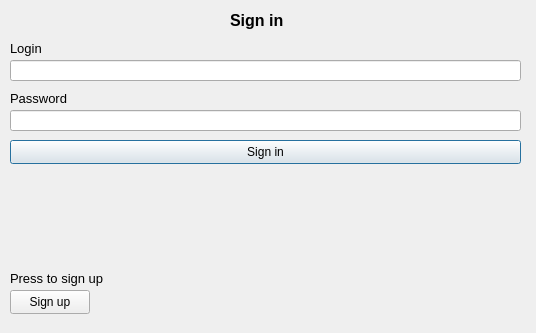
<?xml version="1.0" encoding="UTF-8"?>
<ui version="4.0">
 <class>SignIn</class>
 <widget class="QDialog" name="SignIn">
  <property name="geometry">
   <rect>
    <x>0</x>
    <y>0</y>
    <width>536</width>
    <height>333</height>
   </rect>
  </property>
  <property name="windowTitle">
   <string>Dialog</string>
  </property>
  <widget class="QLabel" name="TitleLabel">
   <property name="geometry">
    <rect>
     <x>230</x>
     <y>10</y>
     <width>61</width>
     <height>21</height>
    </rect>
   </property>
   <property name="font">
    <font>
     <pointsize>12</pointsize>
     <bold>true</bold>
    </font>
   </property>
   <property name="text">
    <string>Sign in</string>
   </property>
  </widget>
  <widget class="QLabel" name="LoginLabel">
   <property name="geometry">
    <rect>
     <x>10</x>
     <y>40</y>
     <width>41</width>
     <height>16</height>
    </rect>
   </property>
   <property name="font">
    <font>
     <pointsize>10</pointsize>
    </font>
   </property>
   <property name="text">
    <string>Login</string>
   </property>
  </widget>
  <widget class="QLineEdit" name="LoginLineEdit">
   <property name="geometry">
    <rect>
     <x>10</x>
     <y>60</y>
     <width>511</width>
     <height>21</height>
    </rect>
   </property>
  </widget>
  <widget class="QLabel" name="PasswordLabel">
   <property name="geometry">
    <rect>
     <x>10</x>
     <y>90</y>
     <width>61</width>
     <height>16</height>
    </rect>
   </property>
   <property name="font">
    <font>
     <pointsize>10</pointsize>
    </font>
   </property>
   <property name="text">
    <string>Password</string>
   </property>
  </widget>
  <widget class="QLineEdit" name="PasswordLineEdit">
   <property name="geometry">
    <rect>
     <x>10</x>
     <y>110</y>
     <width>511</width>
     <height>21</height>
    </rect>
   </property>
   <property name="echoMode">
    <enum>QLineEdit::Password</enum>
   </property>
  </widget>
  <widget class="QPushButton" name="SignInButton">
   <property name="geometry">
    <rect>
     <x>10</x>
     <y>140</y>
     <width>511</width>
     <height>24</height>
    </rect>
   </property>
   <property name="text">
    <string>Sign in</string>
   </property>
  </widget>
  <widget class="QPushButton" name="SignUpButton">
   <property name="geometry">
    <rect>
     <x>10</x>
     <y>290</y>
     <width>80</width>
     <height>24</height>
    </rect>
   </property>
   <property name="text">
    <string>Sign up</string>
   </property>
  </widget>
  <widget class="QLabel" name="SignUpLabel">
   <property name="geometry">
    <rect>
     <x>10</x>
     <y>270</y>
     <width>101</width>
     <height>16</height>
    </rect>
   </property>
   <property name="font">
    <font>
     <pointsize>10</pointsize>
    </font>
   </property>
   <property name="text">
    <string>Press to sign up</string>
   </property>
  </widget>
  <widget class="QLabel" name="ErrorLabel">
   <property name="geometry">
    <rect>
     <x>10</x>
     <y>170</y>
     <width>511</width>
     <height>16</height>
    </rect>
   </property>
   <property name="text">
    <string/>
   </property>
  </widget>
 </widget>
 <resources/>
 <connections/>
</ui>
